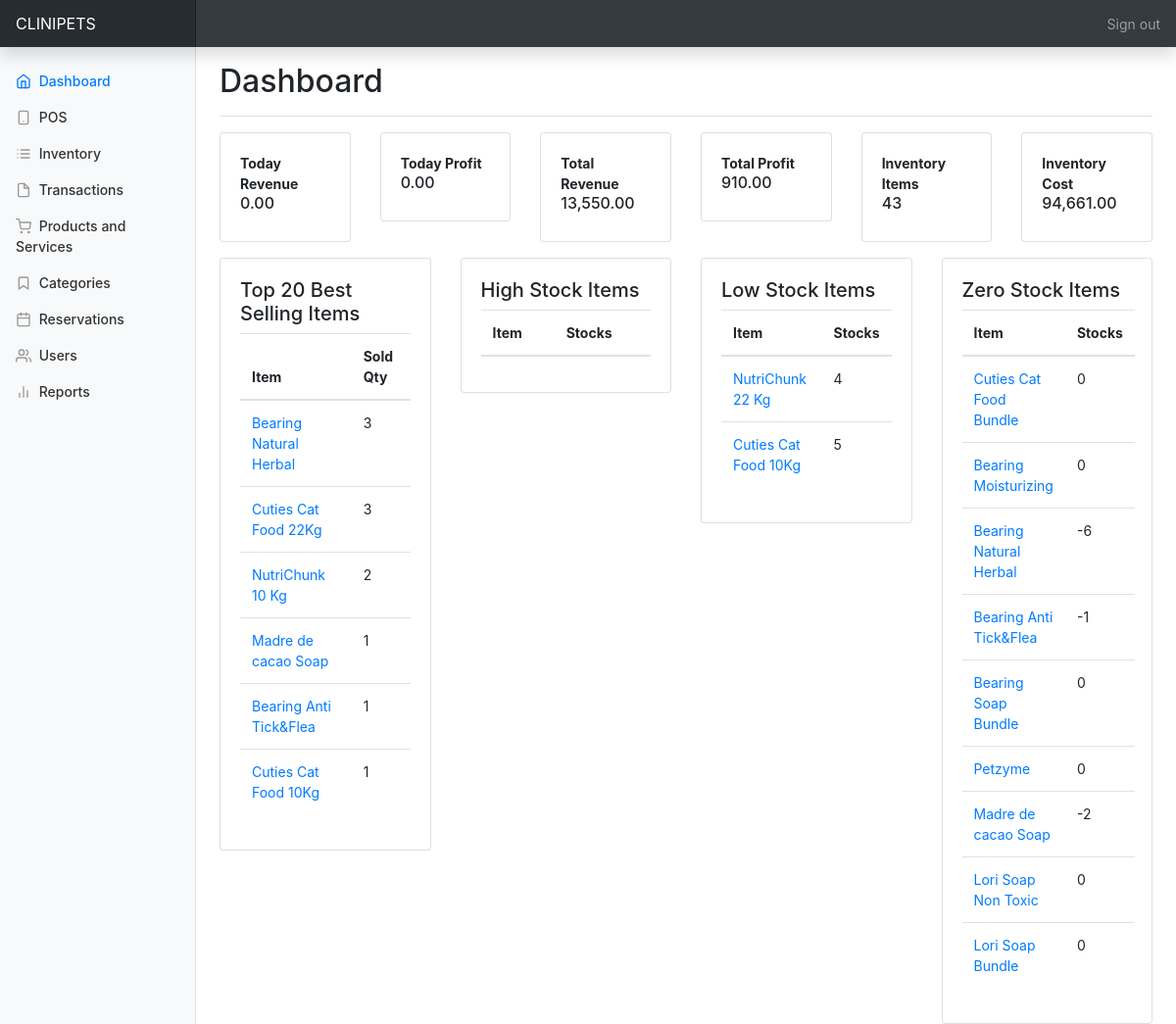
The page /admin/dashboard.php (signed in) on the database its author committed.
### tables this page shows
CREATE TABLE `products` (
  `id` int(11) NOT NULL,
  `type` varchar(255) NOT NULL,
  `barcode` varchar(255) DEFAULT NULL,
  `image` varchar(255) DEFAULT NULL,
  `name` varchar(255) NOT NULL,
  `cost` decimal(10,2) NOT NULL,
  `price` decimal(10,2) NOT NULL,
  `current_stock` int(11) NOT NULL,
  `category` varchar(20) DEFAULT NULL
);

### admin/dashboard.php (the view, shortened to what this page needs)
<?php
    include '../db_config.php';
    $stmt = $conn->prepare('SELECT SUM(revenue) AS revenue, SUM(profit) AS profit FROM transactions WHERE status = ?');
    $stmt->execute([1]);
    $sales = $stmt->fetch();
    $stmt = $conn->prepare("SELECT SUM(revenue) AS revenue, SUM(profit) AS profit FROM transactions WHERE day(transaction_date)=day(now()) AND status = ?");
    $stmt->execute([1]);
    $todaySales = $stmt->fetch();
    $stmt = $conn->prepare('SELECT SUM(current_stock) AS stocks, SUM(current_stock * cost) AS cost FROM products');
    $stmt->execute();
    $inventory = $stmt->fetch();
    $stmt = $conn->prepare('SELECT product_name, sum(quantity) as sold_qty FROM transaction_item WHERE type = "item" AND STATUS = "1" GROUP BY product_name ORDER BY sold_qty DESC LIMIT 20');
    $stmt->execute();
    $topSolds = $stmt->fetchAll();
    $stmt = $conn->prepare('SELECT * FROM products WHERE type = "item" AND current_stock <= 5 AND current_stock > 0 ');
    $stmt->execute();
    $lowStocks = $stmt->fetchAll();
    $stmt = $conn->prepare('SELECT * FROM products WHERE type = "item" AND current_stock <= 0 ');
    $stmt->execute();
    $zeroStocks = $stmt->fetchAll();
?>
<!DOCTYPE html>
<html>
<head>
    <link rel="stylesheet" type="text/css" href="../assets/css/bootstrap.min.css">
    <link rel="stylesheet" type="text/css" href="../assets/css/dashboard.css">
</head>
<body>
    <?php include 'nav-top.php'; ?>
    <div class="container-fluid">
        <div class="row">
            <?php include 'nav-side.php'; ?>
            <main role="main" class="col-md-9 ml-sm-auto col-lg-10 px-md-4">
                <div class="pt-3 pb-2 mb-3 border-bottom">
                    <h1 class="h2">Dashboard</h1>
                </div>
                <div class="row">
                    <div class="col-md-2">
                        <div class="card card-body">
                            <strong>Today Revenue</strong>
                            <h6><?=number_format($todaySales['revenue'],2); ?></h6>
                        </div>
                    </div>
                    <div class="col-md-2">
                        <div class="card card-body">
                            <strong>Today Profit</strong>
                            <h6><?=number_format($todaySales['profit'],2); ?></h6>
                        </div>
                    </div>
                    <div class="col-md-2">
                        <div class="card card-body">
                            <strong>Total Revenue</strong>
                            <h6><?=number_format($sales['revenue'],2); ?></h6>
                        </div>
                    </div>
                    <div class="col-md-2">
                        <div class="card card-body">
                            <strong>Total Profit</strong>
                            <h6><?=number_format($sales['profit'],2); ?></h6>
                        </div>
                    </div>
                    <div class="col-md-2">
                        <div class="card card-body">
                            <strong>Inventory Items</strong>
                            <h6><?=number_format($inventory['stocks']); ?></h6>
                        </div>
                    </div>
                    <div class="col-md-2">
                        <div class="card card-body">
                            <strong>Inventory Cost</strong>
                            <h6><?=number_format($inventory['cost'],2); ?></h6>
                        </div>
                    </div>
                </div>
                <div class="row mt-3">
                    <div class="col-md-3">
                        <div class="card card-body">
                            <h5>Top 20 Best Selling Items</h5>
                            <table class="table">
                                <thead>
                                <tr>
                                    <th scope="col">Item</th>
                                    <th scope="col">Sold Qty</th>
                                </tr>
                                </thead>
                                <tbody>
                                    <?php foreach ($topSolds as $key => $topSold): ?>
                                    <tr>
                                        <td><a href="javascript:void(0);"><?=$topSold['product_name']; ?></a></td>
                                        <td><?=$topSold['sold_qty']; ?></td>
                                    </tr>
                                    <?php endforeach; ?>
                                </tbody>
                            </table>
                        </div>
                    </div>
                    <div class="col-md-3">
                        <div class="card card-body">
                            <h5> High Stock Items </h5>
                            <table class="table">
                                <thead>
                                <tr>
                                    <th scope="col">Item</th>
                                    <th scope="col">Stocks</th>
                                </tr>
                                </thead>
                            </table>
                        </div>
                    </div>
                    <div class="col-md-3">
                        <div class="card card-body">
                            <h5> Low Stock Items </h5>
                            <table class="table">
                                <thead>
                                <tr>
                                    <th scope="col">Item</th>
                                    <th scope="col">Stocks</th>
                                </tr>
                                </thead>
                                <tbody>
                                    <?php foreach ($lowStocks as $key => $lowStock): ?>
                                    <tr>
                                        <td><a href="javascript:void(0);"><?=$lowStock['name']; ?></a></td>
                                        <td><?=$lowStock['current_stock']; ?></td>
                                    </tr>
                                    <?php endforeach; ?>
                                </tbody>
                            </table>
                        </div>
                    </div>
                    <div class="col-md-3">
                        <div class="card card-body">
                            <h5> Zero Stock Items </h5>
                            <table class="table">
                                <thead>
                                <tr>
                                    <th scope="col">Item</th>
                                    <th scope="col">Stocks</th>
                                </tr>
                                </thead>
                                <tbody>
                                    <?php foreach ($zeroStocks as $key => $zeroStock): ?>
                                    <tr>
                                        <td><a href="javascript:void(0);"><?=$zeroStock['name']; ?></a></td>
                                        <td><?=$zeroStock['current_stock']; ?></td>
                                    </tr>
                                    <?php endforeach; ?>
                                </tbody>
                            </table>
                        </div>
                    </div>
                </div>
            </main>
        </div>
    </div>
</body>
</html>

### assets/css/dashboard.css (style rules this page uses)
body { font-size: .875rem; }

### rows shown on the page
products: name "NutriChunk 22 Kg", current_stock "4"
products: name "Cuties Cat Food 10Kg", current_stock "5"
products: name "Cuties Cat Food Bundle", current_stock "0"
products: name "Bearing Moisturizing", current_stock "0"
products: name "Bearing Natural Herbal", current_stock "-6"
products: name "Bearing Anti Tick&Flea", current_stock "-1"
products: name "Bearing Soap Bundle", current_stock "0"
products: name "Petzyme", current_stock "0"
products: name "Madre de cacao Soap", current_stock "-2"
products: name "Lori Soap Non Toxic", current_stock "0"
products: name "Lori Soap Bundle", current_stock "0"

### other values the page prints
$todaySales['revenue'] "0.00"
$todaySales['profit'] "0.00"
$sales['revenue'] "13,550.00"
$sales['profit'] "910.00"
$inventory['stocks'] "43"
$inventory['cost'] "94,661.00"
$topSold['product_name'] "Bearing Natural Herbal"
$topSold['sold_qty'] "3"
$topSold['product_name'] "Cuties Cat Food 22Kg"
$topSold['product_name'] "NutriChunk 10 Kg"
$topSold['sold_qty'] "2"
$topSold['product_name'] "Madre de cacao Soap"
$topSold['sold_qty'] "1"
$topSold['product_name'] "Bearing Anti Tick&Flea"
$topSold['product_name'] "Cuties Cat Food 10Kg"
